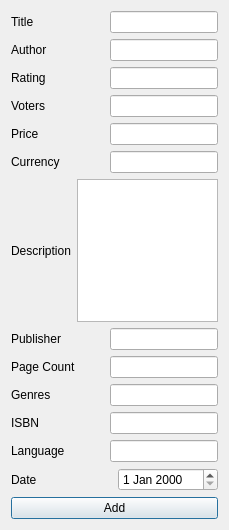
<?xml version="1.0" encoding="UTF-8"?>
<ui version="4.0">
 <class>AddDialog</class>
 <widget class="QDialog" name="AddDialog">
  <property name="geometry">
   <rect>
    <x>0</x>
    <y>0</y>
    <width>229</width>
    <height>530</height>
   </rect>
  </property>
  <property name="windowTitle">
   <string>Dialog</string>
  </property>
  <layout class="QGridLayout" name="gridLayout">
   <item row="0" column="0">
    <layout class="QHBoxLayout" name="horizontalLayout">
     <item>
      <widget class="QLabel" name="labeltitle">
       <property name="text">
        <string>Title</string>
       </property>
      </widget>
     </item>
     <item>
      <widget class="QLineEdit" name="addTitle">
       <property name="sizePolicy">
        <sizepolicy hsizetype="Preferred" vsizetype="Fixed">
         <horstretch>0</horstretch>
         <verstretch>0</verstretch>
        </sizepolicy>
       </property>
      </widget>
     </item>
    </layout>
   </item>
   <item row="1" column="0">
    <layout class="QHBoxLayout" name="horizontalLayout_2">
     <item>
      <widget class="QLabel" name="label_5">
       <property name="text">
        <string>Author</string>
       </property>
      </widget>
     </item>
     <item>
      <widget class="QLineEdit" name="addAuthor">
       <property name="sizePolicy">
        <sizepolicy hsizetype="Preferred" vsizetype="Fixed">
         <horstretch>0</horstretch>
         <verstretch>0</verstretch>
        </sizepolicy>
       </property>
      </widget>
     </item>
    </layout>
   </item>
   <item row="2" column="0">
    <layout class="QHBoxLayout" name="horizontalLayout_4">
     <item>
      <widget class="QLabel" name="label_3">
       <property name="text">
        <string>Rating</string>
       </property>
      </widget>
     </item>
     <item>
      <widget class="QLineEdit" name="addRating">
       <property name="sizePolicy">
        <sizepolicy hsizetype="Preferred" vsizetype="Fixed">
         <horstretch>0</horstretch>
         <verstretch>0</verstretch>
        </sizepolicy>
       </property>
      </widget>
     </item>
    </layout>
   </item>
   <item row="3" column="0">
    <layout class="QHBoxLayout" name="horizontalLayout_5">
     <item>
      <widget class="QLabel" name="label_2">
       <property name="text">
        <string>Voters</string>
       </property>
      </widget>
     </item>
     <item>
      <widget class="QLineEdit" name="addVoters">
       <property name="sizePolicy">
        <sizepolicy hsizetype="Preferred" vsizetype="Fixed">
         <horstretch>0</horstretch>
         <verstretch>0</verstretch>
        </sizepolicy>
       </property>
      </widget>
     </item>
    </layout>
   </item>
   <item row="4" column="0">
    <layout class="QHBoxLayout" name="horizontalLayout_14">
     <item>
      <widget class="QLabel" name="label">
       <property name="text">
        <string>Price</string>
       </property>
      </widget>
     </item>
     <item>
      <widget class="QLineEdit" name="addPrice">
       <property name="sizePolicy">
        <sizepolicy hsizetype="Preferred" vsizetype="Fixed">
         <horstretch>0</horstretch>
         <verstretch>0</verstretch>
        </sizepolicy>
       </property>
      </widget>
     </item>
    </layout>
   </item>
   <item row="5" column="0">
    <layout class="QHBoxLayout" name="horizontalLayout_13">
     <item>
      <widget class="QLabel" name="label_4">
       <property name="text">
        <string>Currency</string>
       </property>
      </widget>
     </item>
     <item>
      <widget class="QLineEdit" name="addCurrency">
       <property name="sizePolicy">
        <sizepolicy hsizetype="Preferred" vsizetype="Fixed">
         <horstretch>0</horstretch>
         <verstretch>0</verstretch>
        </sizepolicy>
       </property>
      </widget>
     </item>
    </layout>
   </item>
   <item row="6" column="0">
    <layout class="QHBoxLayout" name="horizontalLayout_12">
     <item>
      <widget class="QLabel" name="label_7">
       <property name="text">
        <string>Description</string>
       </property>
      </widget>
     </item>
     <item>
      <widget class="QTextEdit" name="addDescription">
       <property name="sizePolicy">
        <sizepolicy hsizetype="Preferred" vsizetype="Preferred">
         <horstretch>0</horstretch>
         <verstretch>0</verstretch>
        </sizepolicy>
       </property>
      </widget>
     </item>
    </layout>
   </item>
   <item row="7" column="0">
    <layout class="QHBoxLayout" name="horizontalLayout_11">
     <item>
      <widget class="QLabel" name="label_8">
       <property name="text">
        <string>Publisher</string>
       </property>
      </widget>
     </item>
     <item>
      <widget class="QLineEdit" name="addPublisher">
       <property name="sizePolicy">
        <sizepolicy hsizetype="Preferred" vsizetype="Fixed">
         <horstretch>0</horstretch>
         <verstretch>0</verstretch>
        </sizepolicy>
       </property>
      </widget>
     </item>
    </layout>
   </item>
   <item row="8" column="0">
    <layout class="QHBoxLayout" name="horizontalLayout_10">
     <item>
      <widget class="QLabel" name="label_9">
       <property name="text">
        <string>Page Count</string>
       </property>
      </widget>
     </item>
     <item>
      <widget class="QLineEdit" name="addPageCount">
       <property name="sizePolicy">
        <sizepolicy hsizetype="Preferred" vsizetype="Fixed">
         <horstretch>0</horstretch>
         <verstretch>0</verstretch>
        </sizepolicy>
       </property>
      </widget>
     </item>
    </layout>
   </item>
   <item row="9" column="0">
    <layout class="QHBoxLayout" name="horizontalLayout_9">
     <item>
      <widget class="QLabel" name="label_10">
       <property name="text">
        <string>Genres</string>
       </property>
      </widget>
     </item>
     <item>
      <widget class="QLineEdit" name="addGenres">
       <property name="sizePolicy">
        <sizepolicy hsizetype="Preferred" vsizetype="Fixed">
         <horstretch>0</horstretch>
         <verstretch>0</verstretch>
        </sizepolicy>
       </property>
      </widget>
     </item>
    </layout>
   </item>
   <item row="10" column="0">
    <layout class="QHBoxLayout" name="horizontalLayout_8">
     <item>
      <widget class="QLabel" name="label_11">
       <property name="text">
        <string>ISBN</string>
       </property>
      </widget>
     </item>
     <item>
      <widget class="QLineEdit" name="addISBN">
       <property name="sizePolicy">
        <sizepolicy hsizetype="Preferred" vsizetype="Fixed">
         <horstretch>0</horstretch>
         <verstretch>0</verstretch>
        </sizepolicy>
       </property>
      </widget>
     </item>
    </layout>
   </item>
   <item row="11" column="0">
    <layout class="QHBoxLayout" name="horizontalLayout_7">
     <item>
      <widget class="QLabel" name="label_12">
       <property name="text">
        <string>Language</string>
       </property>
      </widget>
     </item>
     <item>
      <widget class="QLineEdit" name="addLanguage">
       <property name="sizePolicy">
        <sizepolicy hsizetype="Preferred" vsizetype="Fixed">
         <horstretch>0</horstretch>
         <verstretch>0</verstretch>
        </sizepolicy>
       </property>
      </widget>
     </item>
    </layout>
   </item>
   <item row="12" column="0">
    <layout class="QHBoxLayout" name="horizontalLayout_6">
     <item>
      <widget class="QLabel" name="label_13">
       <property name="text">
        <string>Date</string>
       </property>
      </widget>
     </item>
     <item>
      <widget class="QDateEdit" name="addDate">
       <property name="sizePolicy">
        <sizepolicy hsizetype="Minimum" vsizetype="Preferred">
         <horstretch>0</horstretch>
         <verstretch>0</verstretch>
        </sizepolicy>
       </property>
      </widget>
     </item>
    </layout>
   </item>
   <item row="13" column="0">
    <widget class="QPushButton" name="addAccept">
     <property name="text">
      <string>Add</string>
     </property>
    </widget>
   </item>
  </layout>
 </widget>
 <resources/>
 <connections/>
</ui>
